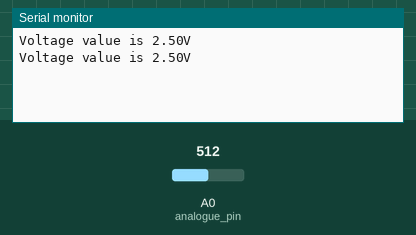
Simulated run of this sketch. Board: Arduino Uno, built with avr-gcc and run on an emulated ATmega328P. On the bench: the last lines printed to the serial monitor. The test bench sets the inputs (shaded band); at power-on: A0 (analogue_pin) = 512.

Above: at 1.8 s.
1.9 s: A0 (analogue_pin) set to 716
At 2.8 s:
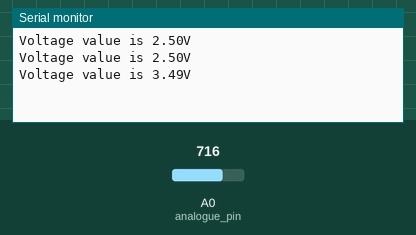
3.4 s: A0 (analogue_pin) set to 900
At 4.7 s:
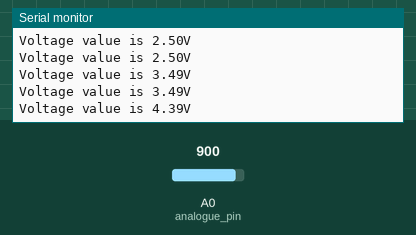
Timing chart, 0 to 6.4 s (numbered marks = the images above; inputs shaded):
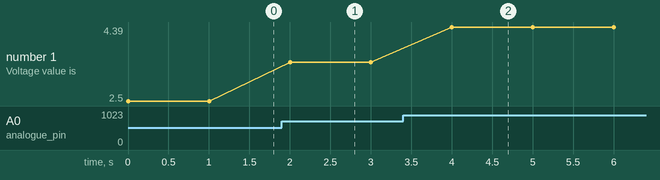

Measured:
- after the input at 1.9 s, the serial monitor: prints a new line after 0.10 s (image 1)
- after the input at 3.4 s, the serial monitor: prints a new line after 0.60 s (image 2)
- plotted number 1: 2.5 → 3.49 after the input at 1.9 s, 3.49 → 4.39 after the input at 3.4 s

The sketch:

_7053275_Arun_Kuttiyara_Varghese_Lab5_Task6.ino
```cpp
/*
  7053275_Arun_Kuttiyara_Varghese_Lab5_Task6
  Trimming the input voltage read from a pin to 0-5 voltage range
 */

// pin 14 have the capability to work with analogue signals.
int8_t analogue_pin = 14;
char sbuffer[100];

int 	trimPotVoltage;
float 	trimPotVoltage0_5; // we want to trim to 0-5 range
//const	float x = 0.00488758; //scaling factor 5/1023
// NOTE :  if we use this scaling factor, MAX output value will be 4.99 only
const	float x = 0.00488759; //scaling factor 5/1023
// NOTE :  if we use this scaling factor, MAX output value will be 5.0 only

int precision = 100;

int8_t precision_maker(float ,int16_t );
//function to get a precise output to specific decimal values

// the setup routine runs once when you press reset:
void setup() {
 //enabling serial printing
 Serial.begin(9600);
}

//the loop routine runs over and over again forever:
void loop() {
  trimPotVoltage= analogRead(analogue_pin);
  trimPotVoltage0_5 = x*(float)trimPotVoltage; //scale 0-5
//  Serial.println(" output voltage trimPotVoltage0_5 is ");
// Serial.println(trimPotVoltage0_5);
//  delay(500);
  precision_maker(trimPotVoltage0_5,precision);
}

//function to get a precise output
int8_t precision_maker(float trimPotVoltage0_5,int16_t precision){
  int val = (int)(trimPotVoltage0_5*(float)precision);// typecast

  // Since these debug prints will be useful later to study firther about precision values,
  // we are just keeping it for a while.

//  Serial.print(" ***** val is ");
//  Serial.println(val);

//  Serial.print(" ##### trimPotVoltage0_5 is ");
//  Serial.println(trimPotVoltage0_5);

//  Serial.print(" ##### (float)precision ");
//  Serial.println((float)precision);

//  Serial.print(" ##### TEST ");
//  Serial.println(((trimPotVoltage0_5*(float)precision)));

  sprintf(sbuffer,"Voltage value is %d.%dV\n",val/precision,val%precision);
  Serial.print(sbuffer);
  delay(1000);
  return 1;
}
```
